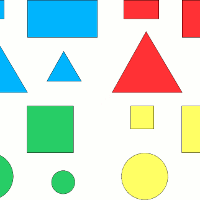
#> input picture images/sop.png, 200 x 200 px, found by its file name
$ python 27__Detect_Geomentric_shapes.py
#> lines starting #> are read from the running program, lines starting #| are printed output that depends on the picture; after the words box and inside, x2 and y2 are one past the last pixel; in counts of white or black regions, pixels touching at a corner belong together; long printed decimals are rounded
import cv2

img = cv2.imread('D:\Learning_ML_Krish\Computer_Vision\images\sop.png', 1)
#> img is the input picture: shape (200, 200, 3); mean B, G, R 209.8, 224, 211.8
imgray = cv2.cvtColor(img, cv2.COLOR_BGR2GRAY)
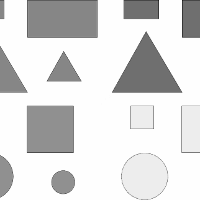
#> imgray: shape (200, 200); min 29, max 254, mean 218.4
_, thrash = cv2.threshold(imgray, 240, 255, cv2.THRESH_BINARY)
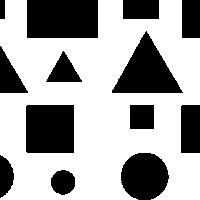
#> thrash: shape (200, 200); 64.6% white; 13 black regions

contours, _ = cv2.findContours(thrash, cv2.RETR_TREE, cv2.CHAIN_APPROX_SIMPLE)
#> contours = 6 contours; box (x1, y1, x2, y2) and area: (0, 0, 200, 200) 31486, (25, 104, 75, 154) 2396, (111, 30, 184, 94) 2351, (45, 50, 83, 83) 626, (129, 104, 155, 130) 623, (50, 169, 76, 196) 504

for contour in contours:
    approx = cv2.approxPolyDP(contour, 0.01 * cv2.arcLength(contour, True), True)
    # cv2.approxPolyDP(curve, epsilon, closed)
    # This method approximates the polygonal curve(s) with the specified precision.
    # It returns the number of vertices in the polygonal curve.
    # epsilon – Parameter specifying the approximation accuracy. This is the maximum distance between the original curve and its approximation.
    # closed – Parameter specifying whether the approximated curve is closed or not.
    # If it is true, the last vertex is added to the beginning of the result.
    # If false, the last vertex is not added.
    cv2.drawContours(img, [approx], 0, (0, 255, 0), 5)
    x = approx.ravel()[0]
    y = approx.ravel()[1] # ravel is used to flatten the array
    if len(approx) == 3:
        cv2.putText(img, 'Triangle',(x,y),cv2.FONT_HERSHEY_COMPLEX, 0.5, (0, 0, 255), 2)
    elif len(approx) == 4:
        x,y ,w, h = cv2.boundingRect(approx)
        aspectRatio = float(w)/h
        print(aspectRatio)
        if aspectRatio >= 0.95 and aspectRatio <= 1.05:
            cv2.putText(img, 'Square',(x,y),cv2.FONT_HERSHEY_COMPLEX, 0.5, (0, 0, 255), 2)
        else:
            cv2.putText(img, 'Rectangle',(x,y),cv2.FONT_HERSHEY_COMPLEX, 0.5, (0, 0, 255), 2)
    elif len(approx) == 5:
        cv2.putText(img, 'Pentagon',(x,y),cv2.FONT_HERSHEY_COMPLEX, 0.5, (0, 0, 255), 2)
    elif len(approx) == 10:
        cv2.putText(img, 'Star',(x,y),cv2.FONT_HERSHEY_COMPLEX, 0.5, (0, 0, 255), 2)
    else:
        cv2.putText(img, 'Circle',(x,y),cv2.FONT_HERSHEY_COMPLEX, 0.5, (0, 0, 255), 2)
#> this loop made 6 passes
#> (approx, w, h, aspectRatio) on passes 3 to 5: ([[129, 105], [153, 104], [154, 128], [130, 129]], 26, 26, 1), ([[27, 104], [74, 105], [73, 153], [25, 151]], 50, 50, 1), ([[63, 50], [82, 80], [81, 82], [45, 81]], 38, 33, 1.15)
#| 1.0
#| 1.0
#| 1.152
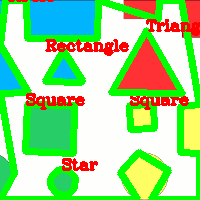
#> img: shape (200, 200, 3); mean B, G, R 144.3, 219.2, 157.8

cv2.imshow('image', img)
cv2.waitKey(0)
cv2.destroyAllWindows()

$ run again, with images/chessboard.png copied over images/sop.png
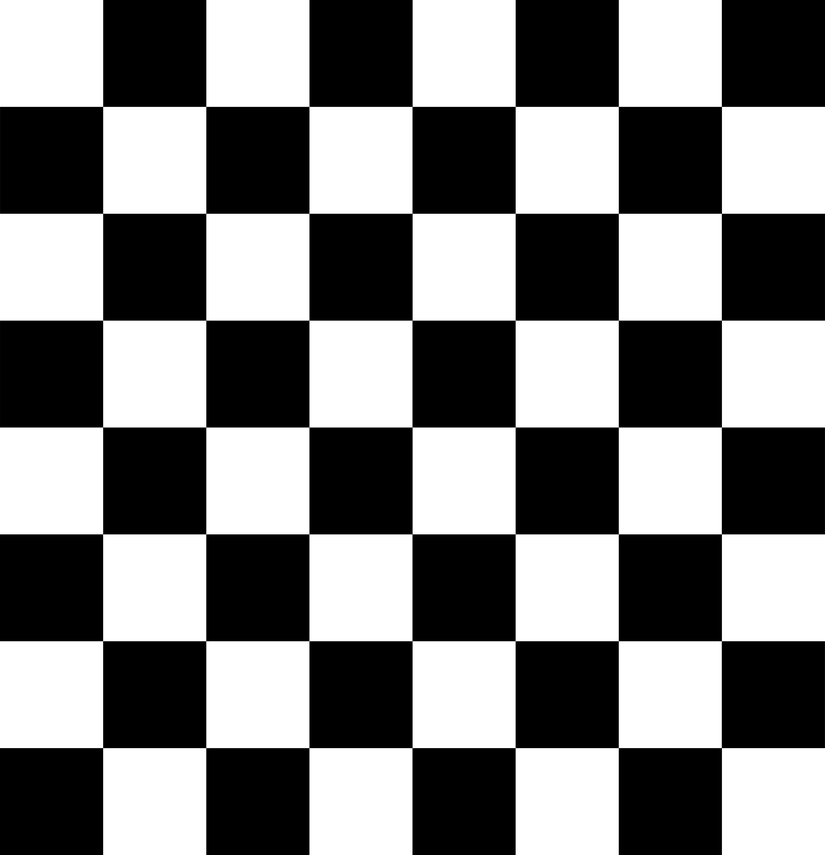
#> input picture images/chessboard.png, 825 x 855 px, shrunk from 3595 x 3723 before the run, found by its file name
#> img is the input picture: shape (855, 825, 3); min 0, max 255, mean 127.5
#> `_, thrash = cv2.threshold(imgray, 240, 255, cv2.THRESH_BINARY)`:
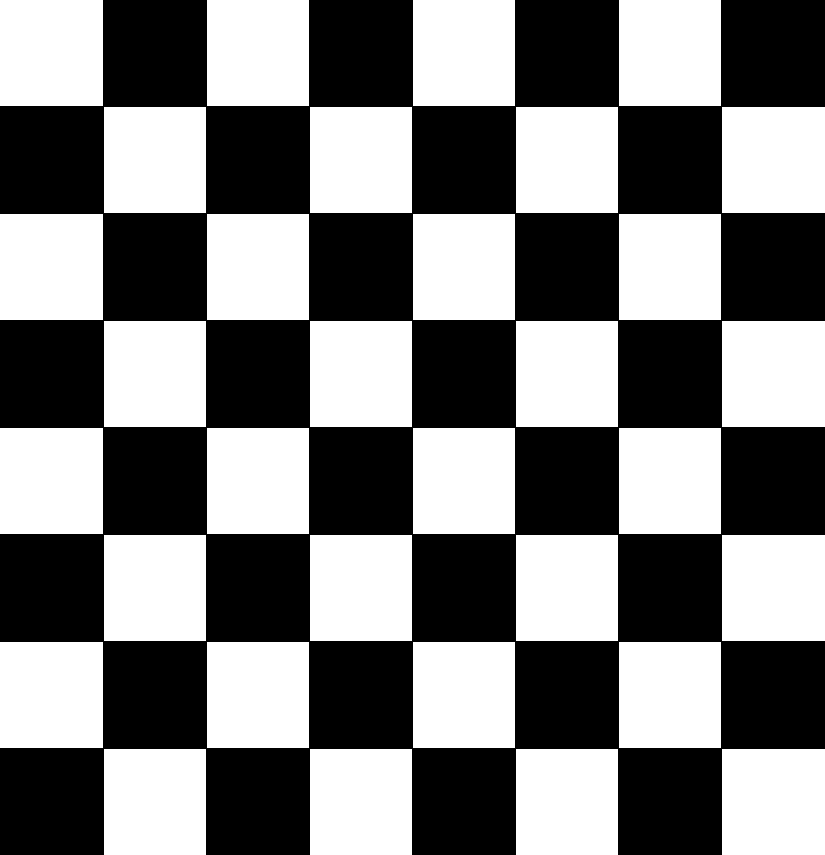
#> thrash: shape (855, 825); 49.2% white; 32 white regions
#> contours = 32 contours; largest, box (x1, y1, x2, y2) and area: (722, 749, 825, 855) 10710, (0, 642, 103, 748) 10710, (722, 535, 825, 641) 10710, (0, 428, 103, 534) 10710, (722, 321, 825, 427) 10710
#> the loop `for contour in contours:` made 32 passes
#> (approx, w, aspectRatio) on passes 1 to 6: ([[722, 749], [722, 854], [824, 854], [824, 749]], 103, 0.972), ([[516, 749], [516, 854], [617, 854], [617, 749]], 102, 0.962), ([[310, 749], [310, 854], [411, 854], [411, 749]], 102, 0.962), ([[104, 749], [104, 854], [205, 854], [205, 749]], 102, 0.962), ([[619, 642], [619, 747], [720, 747], [720, 642]], 102, 0.962), ([[413, 642], [413, 747], [514, 747], [514, 642]], 102, 0.962)
#> (printed output is left out)
#> after the loop `for contour in contours:`:
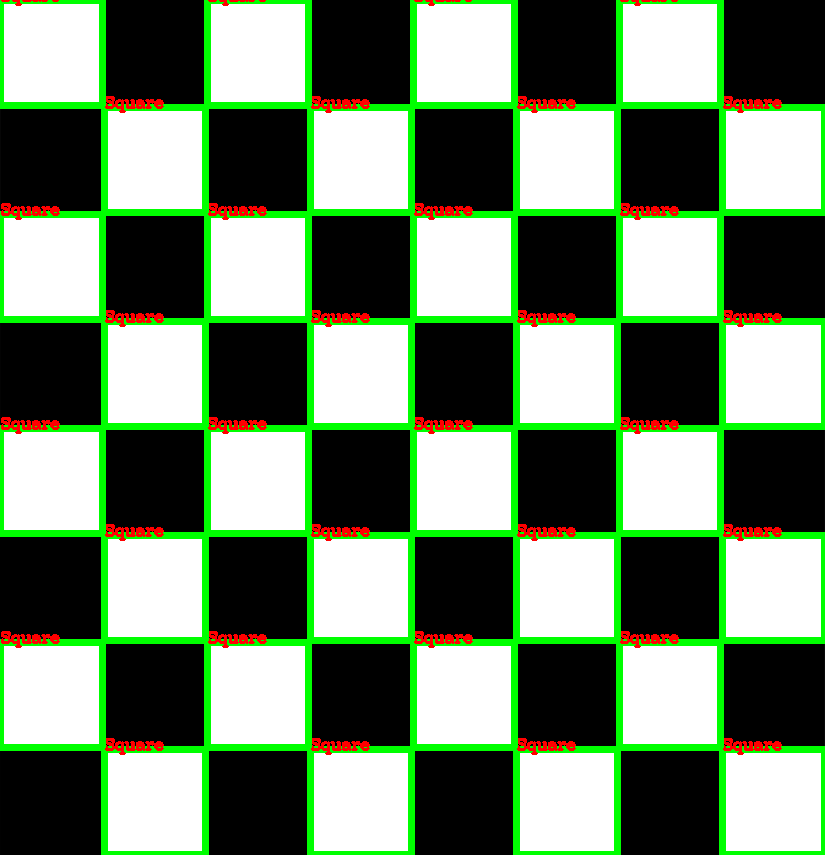
#> img: shape (855, 825, 3); 13.21% of pixels changed, all inside (x1, y1, x2, y2) = (0, 0, 825, 855)
